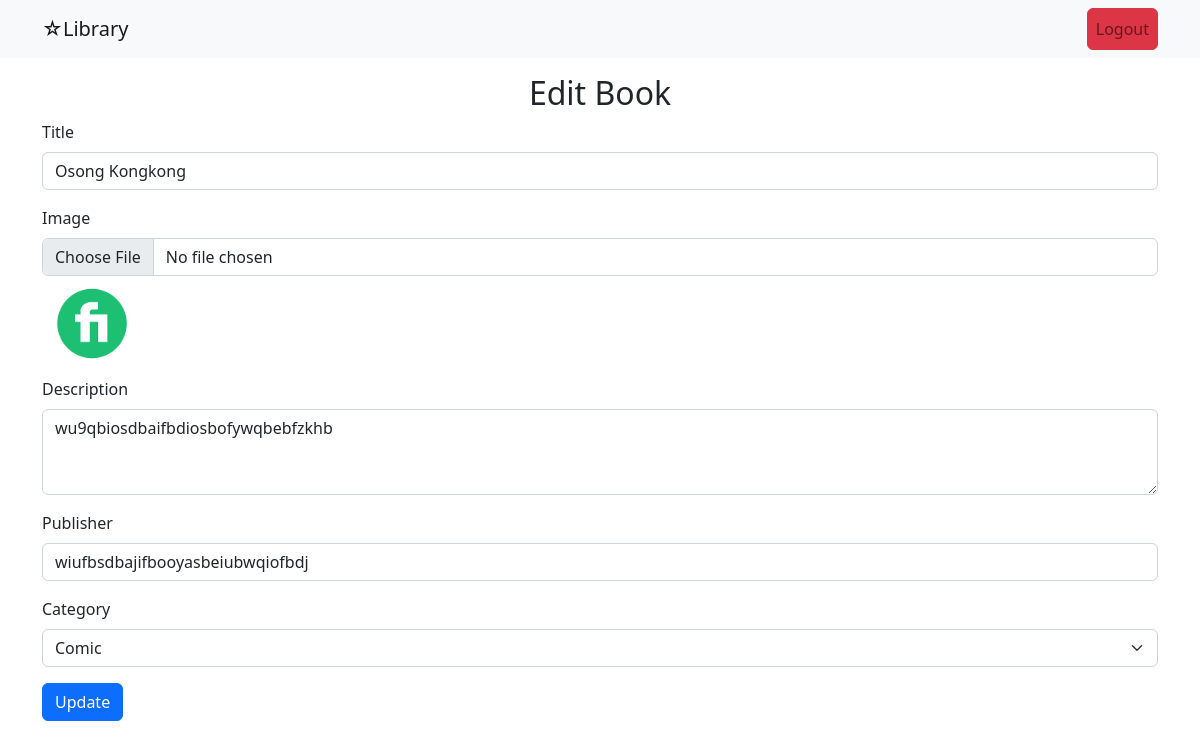
The app's page /crud/editdashboard.php?id=1 (signed in) with its own data.
### tables this page shows
CREATE TABLE `buku` (
  `id` int NOT NULL,
  `judul` varchar(255) NOT NULL,
  `deskripsi` text NOT NULL,
  `penerbit` varchar(255) NOT NULL,
  `kategori` varchar(255) NOT NULL,
  `gambar` varchar(255) NOT NULL
);

### crud/editdashboard.php (the view, shortened to what this page needs)
<?php
$koneksi = connectDB();
$row = [];
if (isset($_GET['id'])) {
    $book_id = $_GET['id'];
    $sql = "SELECT * FROM buku WHERE id = ?";
    $stmt = $koneksi->prepare($sql);
    $stmt->bind_param("i", $book_id);
    $stmt->execute();
    $result = $stmt->get_result();
    if ($result->num_rows > 0) {
        $row = $result->fetch_assoc();
    }
}
?>
<!doctype html>
<html lang="en">
<head>
    <link href="https://cdn.jsdelivr.net/npm/bootstrap@5.2.3/dist/css/bootstrap.min.css" rel="stylesheet">
</head>
<body>
    <nav class="navbar navbar-expand-lg navbar-light bg-light">
        <div class="container">
            <a class="navbar-brand" href="#">☆Library</a>
            <div class="collapse navbar-collapse" id="navbarNav">
                <ul class="navbar-nav ms-auto">
                    <li class="nav-item">
                        <a class="nav-link btn btn-danger" href="../authentication/logout.php">Logout</a>
                    </li>
                </ul>
            </div>
        </div>
    </nav>
    <div class="container mt-3">
        <h2 class="text-center">Edit Book</h2>
        <form action="editdashboard.php" method="post" enctype="multipart/form-data">
            <div class="mb-3">
                <label for="judul" class="form-label">Title</label>
                <input type="text" class="form-control" id="judul" name="judul" value="<?php echo htmlspecialchars($row['judul'] ?? ''); ?>" required>
            </div>
            <div class="mb-3">
                <label for="gambar" class="form-label">Image</label>
                <input type="file" class="form-control" id="gambar" name="gambar" accept="image/*" onchange="previewImage(event)">
                <?php if (!empty($row['gambar'])) : ?>
                    <img id="imagePreview" src="../uploads/<?php echo htmlspecialchars($row['gambar']); ?>" style="max-width: 100px; margin-top: 10px;">
                <?php else : ?>
                    <img id="imagePreview" src="" style="max-width: 100px; margin-top: 10px; display: none;">
                <?php endif; ?>
            </div>
            <div class="mb-3">
                <label for="deskripsi" class="form-label">Description</label>
                <textarea class="form-control" id="deskripsi" name="deskripsi" rows="3" required><?php echo htmlspecialchars($row['deskripsi'] ?? ''); ?></textarea>
            </div>
            <div class="mb-3">
                <label for="penerbit" class="form-label">Publisher</label>
                <input type="text" class="form-control" id="penerbit" name="penerbit" value="<?php echo htmlspecialchars($row['penerbit'] ?? ''); ?>" required>
            </div>
            <div class="mb-3">
                <label for="kategori" class="form-label">Category</label>
                <select class="form-select" id="kategori" name="kategori" required>
                    <option value="Comic" <?php if (($row['kategori'] ?? '') == 'Comic') echo 'selected'; ?>>Comic</option>
                </select>
            </div>
            <button type="submit" class="btn btn-primary" name="submit">Update</button>
        </form>
    </div>
</body>
</html>

### records on screen
buku: judul "Osong Kongkong", gambar (picture), deskripsi "wu9qbiosdbaifbdiosbofywqbebfzkhb", penerbit "wiufbsdbajifbooyasbeiubwqiofbdj", kategori "Comic"
